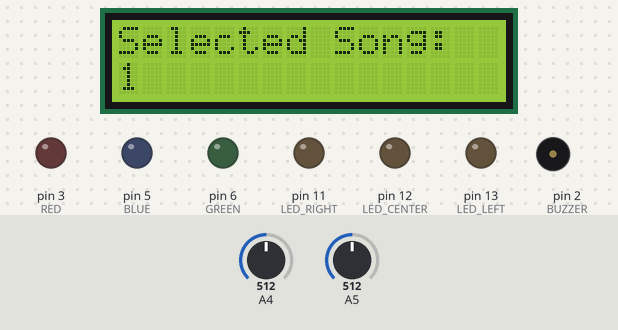
Bench run of a sketch on a simulated Arduino Uno, built with avr-gcc and run on an emulated ATmega328P. Shown: 16×2 character LCD, output pins drawn as LEDs (lit = HIGH), buzzer (waves = sounding). The inputs (shaded band) are chosen by the test bench; at power-on: A4 = 512, A5 = 512. Random numbers use the default seed unless the sketch sets one.

Above: at 2.1 s.
At 3.8 s:
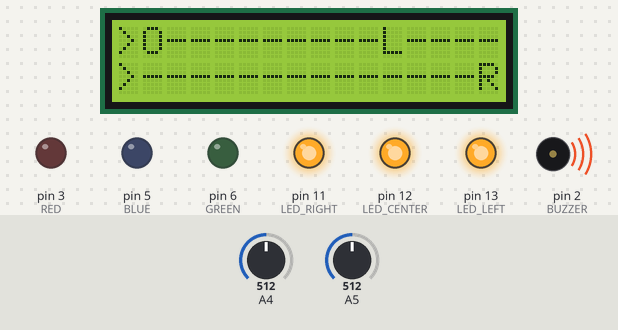
3.9 s: A4 set to 111
At 5.0 s:
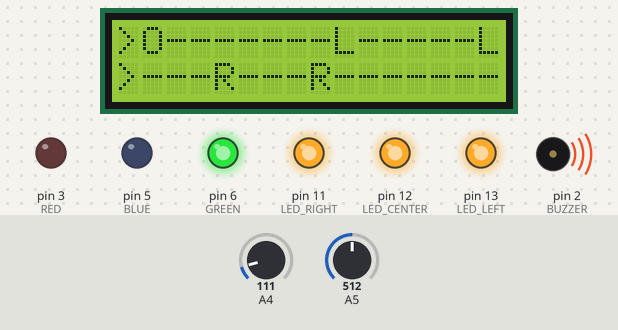
5.7 s: A4 set to 96
At 6.9 s:
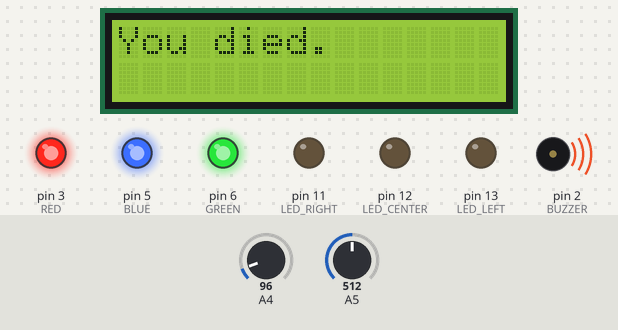
7.5 s: A4 set to 0
Timing chart, 0 to 10.5 s (numbered marks = the images above; inputs shaded):
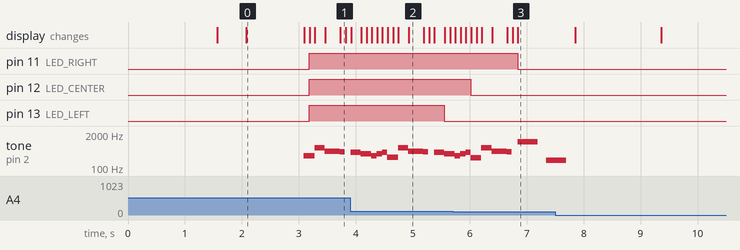

Measured:
- the behaviour switches between 101 and 100 on A4 (found by bisection; images 2 and 3)
- after the input at 5.7 s, pin 5 (BLUE): LOW → HIGH after 0.14 s
- what the display in image 0 shows lasts 1.0 s, from 2.1 s to 3.1 s

The sketch:

taiko.ino
```cpp
#include <LiquidCrystal.h>
// Pin numbers
const int LCD_RS = 4;
const int LCD_EN = 0;
const int LCD_D4 = 10;
const int LCD_D5 = 9;
const int LCD_D6 = 8;
const int LCD_D7 = 7;
const int BUZZER = 2;
const int FORCE_LEFT = A5;
const int FORCE_RIGHT = A4;
const int LED_LEFT = 13;
const int LED_CENTER = 12;
const int LED_RIGHT = 11;
const int BLUE = 5;
const int RED = 3;
const int GREEN = 6;

// Game variables
int lives = 3;
int score = 0;
float tempos[] = {0.7, 0.52, 0.47};
float tempo_delay = 1.0;

// Initialize
LiquidCrystal lcd(LCD_RS, LCD_EN, LCD_D4, LCD_D5, LCD_D6, LCD_D7);
const int LCD_COLS = 16;
const int LCD_ROWS = 2;

void start_screen()
{
  lcd.clear();
  lcd.print("Taiko 1 line");
  lcd.setCursor(0, 1);
  lcd.print("Display only");
  delay(1500);
  lcd.clear();
}

void setup()
{
  // put your setup code here, to run once:
  lcd.begin(LCD_COLS, LCD_ROWS);
  pinMode(BUZZER, OUTPUT);
  pinMode(LED_LEFT, OUTPUT);
  pinMode(LED_CENTER, OUTPUT);
  pinMode(LED_RIGHT, OUTPUT);
  pinMode(RED, OUTPUT);
  pinMode(BLUE,OUTPUT);
  pinMode(GREEN,OUTPUT);
  start_screen();
  // Serial.begin(9600);
  main_loop();
}

int melody1[] = {
  294, 294, 587, 440, 415, 0, 392, 349, 349, 294, 349, 392, 262, 262, 587, 440, 415, 0, 392, 349, 349, 294, 349, 392, 247, 247, 587, 440, 415, 0, 392, 349, 349, 294, 349, 392, 233, 233, 587, 440, 415, 0, 392, 349, 349, 294, 349, 392, 294, 294, 587, 440, 415, 0, 392, 349, 349, 294, 349, 392, 262, 262, 587, 440, 415, 0, 392, 349, 349, 294, 349, 392, 247, 247, 587, 440, 415, 0, 392, 349, 349, 294, 349, 392, 233, 233, 587, 440, 415, 0, 392, 349, 349, 294, 349, 392, 587, 587, 1175, 880, 831, 0, 784, 698, 698, 587, 698, 784, 523, 523, 1175, 880, 831, 0, 784, 698, 698, 587, 698, 784, 494, 494, 1175, 880, 831, 0, 784, 698, 698, 587, 698, 784, 466, 466, 1175, 880, 831, 0, 784, 698, 698, 587, 698, 784, 587, 587, 1175, 880, 831, 0, 784, 698, 698, 587, 698, 784, 523, 523, 1175, 880, 831, 0, 784, 698, 698, 587, 698, 784, 494, 494, 1175, 880, 831, 0, 784, 698, 698, 587, 698, 784, 466, 466, 1175
};

int durations1[] = {
  125, 125, 250, 375, 125, 125, 250, 125, 125, 125, 125, 125, 125, 125, 250, 375, 125, 125, 250, 125, 125, 125, 125, 125, 125, 125, 250, 375, 125, 125, 250, 125, 125, 125, 125, 125, 125, 125, 250, 375, 125, 125, 250, 125, 125, 125, 125, 125, 125, 125, 250, 375, 125, 125, 250, 125, 125, 125, 125, 125, 125, 125, 250, 375, 125, 125, 250, 125, 125, 125, 125, 125, 125, 125, 250, 375, 125, 125, 250, 125, 125, 125, 125, 125, 125, 125, 250, 375, 125, 125, 250, 125, 125, 125, 125, 125, 125, 125, 250, 375, 125, 125, 250, 125, 125, 125, 125, 125, 125, 125, 250, 375, 125, 125, 250, 125, 125, 125, 125, 125, 125, 125, 250, 375, 125, 125, 250, 125, 125, 125, 125, 125, 125, 125, 250, 375, 125, 125, 250, 125, 125, 125, 125, 125, 125, 125, 250, 375, 125, 125, 250, 125, 125, 125, 125, 125, 125, 125, 250, 375, 125, 125, 250, 125, 125, 125, 125, 125, 125, 125, 250, 375, 125, 125, 250, 125, 125, 125, 125, 125, 125, 125, 250
};

int melody2[] = {
  988, 659, 988, 988, 831, 659, 831, 831, 659, 659, 659, 659, 659, 659, 740, 988, 659, 988, 988, 831, 659, 831, 831, 659, 659, 659, 659, 659, 659, 740, 554, 554, 554, 554, 554, 494, 554, 494, 494, 554, 554, 554, 554, 415, 494, 494, 494, 494, 494, 494, 494, 494, 494, 415, 370, 370, 415, 494, 415, 554, 554, 554, 554, 554, 494, 554, 494, 494, 554, 554, 554, 622, 494, 554, 1109, 622, 1245, 494, 988, 494, 440, 330, 659, 330, 659, 370, 740, 622, 659, 0
};
int durations2[] = {
  500, 250, 250, 1000, 500, 250, 250, 1000, 750, 250, 1000, 750, 250, 250, 750, 500, 250, 250, 1000, 500, 250, 250, 1000, 750, 250, 1000, 750, 250, 250, 750, 250, 250, 250, 250, 500, 500, 250, 250, 250, 250, 250, 250, 250, 250, 250, 250, 250, 250, 500, 250, 250, 250, 250, 250, 250, 250, 250, 250, 250, 250, 250, 250, 250, 500, 500, 250, 250, 250, 250, 250, 500, 250, 250, 500, 500, 250, 250, 1000, 1000, 250, 500, 250, 250, 250, 250, 250, 250, 250, 250, 0
};


int melody3[] = {
  659, 659, 0, 659, 0, 523, 659, 784, 0, 392, 0, 523, 0, 392, 392, 0, 330, 0, 440, 494, 494, 466, 440, 392, 659, 784, 880, 698, 784, 0, 659, 523, 587, 494, 523, 0, 392, 392, 0, 330, 0, 440, 494, 494, 466, 440, 392, 659, 784, 880, 698, 784, 0, 659, 523, 587, 494, 0, 784, 740, 698, 622, 659, 0, 415, 440, 523, 0, 440, 523, 587, 0, 784, 740, 698, 622, 659, 0, 392, 1047, 392, 1047, 392, 1047, 0, 0, 784, 740, 698, 622, 659, 0, 415, 440, 523, 0, 440, 523, 587, 0, 622, 0, 587, 523, 0, 0, 0, 784, 740, 698, 622, 659, 0, 415, 440, 523, 0, 440, 523, 587, 0, 784, 740, 698, 622, 659, 0, 392, 1047, 392, 1047, 392, 1047, 0, 0, 784, 740, 698, 622, 659, 0, 415, 440, 523, 0, 440, 523, 587, 0, 622
};
int durations3[] = {
  249, 249, 249, 249, 249, 249, 498, 498, 498, 498, 498, 498, 249, 249, 249, 249, 498, 249, 498, 249, 249, 249, 498, 332, 332, 332, 498, 249, 249, 249, 498, 249, 249, 747, 498, 249, 249, 249, 249, 498, 249, 498, 249, 249, 249, 498, 332, 332, 332, 498, 249, 249, 249, 498, 249, 249, 747, 498, 249, 249, 249, 498, 249, 249, 249, 249, 249, 249, 249, 249, 249, 498, 249, 249, 249, 498, 249, 249, 498, 498, 249, 249, 498, 498, 498, 498, 249, 249, 249, 498, 249, 249, 249, 249, 249, 249, 249, 249, 249, 498, 498, 249, 747, 498, 498, 996, 498, 249, 249, 249, 498, 249, 249, 249, 249, 249, 249, 249, 249, 249, 498, 249, 249, 249, 498, 249, 249, 498, 498, 249, 249, 498, 498, 498, 498, 249, 249, 249, 498, 249, 249, 249, 249, 249, 249, 249, 249, 249, 498, 498
};

int song_choice = 0;

char top_sequence[15];
char bottom_sequence[15];
int left_force = analogRead(A4);
int right_force = analogRead(A5);

void turn_lights()
{
if (lives == 3)
{
digitalWrite(LED_LEFT,HIGH);
digitalWrite(LED_CENTER,HIGH);
digitalWrite(LED_RIGHT,HIGH);
}
else if (lives == 2)
{
digitalWrite(LED_LEFT,LOW);
digitalWrite(LED_CENTER,HIGH);
digitalWrite(LED_RIGHT,HIGH);
}
else if (lives == 1)
{
digitalWrite(LED_LEFT,LOW);
digitalWrite(LED_CENTER,LOW);
digitalWrite(LED_RIGHT,HIGH);
}
else
{
digitalWrite(LED_LEFT,LOW);
digitalWrite(LED_CENTER,LOW);
digitalWrite(LED_RIGHT,LOW);
}
}

void gameloop(int melody[], int durations[], int size)
{
  score = 0;
  for (int i = 0; i < 15; i++)
  {
    top_sequence[i] = '-';
    bottom_sequence[i] = '-';
  }
  lcd.setCursor(0, 0);
  lcd.print(">");
  lcd.print(top_sequence);
  lcd.setCursor(0, 1);
  lcd.print(">");
  lcd.print(bottom_sequence);

  bool need_click = false;

  for (int thisNote = 0; thisNote < size; thisNote++) {
  {
    tone(BUZZER, melody[thisNote], durations[thisNote] * .7);
    char next_note;
    int random_choice = random(0, 100);
    int count = 0;
    for (int i = 0; i < 14; i++)
    {
      top_sequence[i] = top_sequence[i + 1];
      bottom_sequence[i] = bottom_sequence[i + 1];
    }
    if (random_choice <= 15 && top_sequence[13] == '-' && size - thisNote > 15)
    {
      top_sequence[14] = 'L';
      bottom_sequence[14] = '-';
    }
    else if (random_choice <= 30 && bottom_sequence[13] == '-' && size - thisNote > 15)
    {
      top_sequence[14] = '-';
      bottom_sequence[14] = 'R';
    }
    else
    {
      top_sequence[14] = '-';
      bottom_sequence[14] = '-';
    }

    lcd.setCursor(1, 0);
    lcd.print(top_sequence);

    lcd.setCursor(1, 1);
    lcd.print(bottom_sequence);

    if (top_sequence[0] == 'L' || bottom_sequence[0] == 'R')
    {
      need_click = true;
    }

    while (count < durations[thisNote] * tempos[song_choice - 1] * tempo_delay) // 2pi LOL
    {
      left_force = analogRead(A4);
      right_force = analogRead(A5);
      if (left_force > 100)
      {
        tempo_delay = 0.65;
        lcd.setCursor(1, 0);
        lcd.print("O");
        if (need_click && top_sequence[0] == 'L')
        {
          score++;
          analogWrite(GREEN, 255);
          need_click = false;
        }
      }
      else if (right_force > 100)
      {
        tempo_delay = 0.65;
        lcd.setCursor(1, 1);
        lcd.print("O");
        if (need_click && bottom_sequence[0] == 'R')
        {
          analogWrite(BLUE, 255);
          score++;
          need_click = false;
        }
      }
      else {
        tempo_delay = 1.0;
        analogWrite(GREEN, 0);
        analogWrite(BLUE, 0);
        analogWrite(RED, 0);
      }
      count++;
      delay(1);
    }
    if (need_click == true)
    {
      analogWrite(RED, 255);
      score--;
      lives--;
      need_click = false;
    }
  }
  turn_lights();
    noTone(BUZZER);
  if (lives == 0)
  {
    lcd.clear();
    lcd.setCursor(0, 0);
    lcd.print("You died.");
    tone(BUZZER, 1000, 350);
    delay(500);
    tone(BUZZER, 200, 350);
    delay(500);
    lcd.clear();
    return;
  }
  }
  lcd.clear();
  lcd.setCursor(0, 0);
  lcd.print("    YOU WIN!    ");
  delay(1000);
  lcd.clear();
}

void song_select()
{
  int songDisplayed = 0;
  delay(500);
  left_force = 0;
  right_force = 0;
  while(left_force + right_force == 0)
  {
    songDisplayed = (songDisplayed == 3) ? 1 : songDisplayed += 1;
    int count = 0;
    lcd.setCursor(0, 0);
    lcd.print("Press button for");
    lcd.setCursor(0, 1);
    lcd.print("Music ");
    lcd.print(songDisplayed);
    while (count < 1000)
    {
      left_force = analogRead(A5);
      right_force = analogRead(A4);
      if (right_force + left_force > 0)
      {
        break;
      }
      count++;
      delay(1);
    }
    lcd.clear();
  }
  song_choice = songDisplayed;
  lcd.clear();
}

bool continue_check()
{
  lcd.clear();
  lcd.setCursor(0, 0);
  lcd.print("   Score: ");
  lcd.print(score);
  delay(1500);
  int time_left = 10;
  int count = 0;
  song_choice = 0;
  while (time_left > 0)
  {
    left_force = analogRead(A4);
    right_force = analogRead(A5);
    lcd.clear();
    lcd.setCursor(0, 0);
    lcd.print("Continue (L)");
    lcd.setCursor(0, 1);
    lcd.print("End (R)     ");
    lcd.print(time_left);
    while (count < 1000)
    {
      left_force = analogRead(A4);
      right_force = analogRead(A5);
      if (left_force > 0)
      {
        lcd.clear();
        return true;
      }
      else if (right_force > 0)
      {
        lcd.clear();
        return false;
      }
      count++;
      delay(1);
    }
    time_left--;
    count = 0;
  }
  lcd.clear();
  return false;
}

void main_loop()
{
  while(true)
  {
    song_select();
    lcd.setCursor(0, 0);
    lcd.print("Selected Song:");
    lcd.setCursor(0, 1);
    lcd.print(song_choice);
    delay(1000);
    lcd.clear();
    if (song_choice == 1)
    {
      gameloop(melody1, durations1, sizeof(melody1) / sizeof(int));
    }
    else if (song_choice == 2)
    {
      gameloop(melody2, durations2, sizeof(melody2) / sizeof(int));
    }
    else {
      gameloop(melody3, durations3, sizeof(melody3) / sizeof(int));
    }
    if (lives == 0 && continue_check()) {
      lives = 3;
      continue;
    }
    else if (lives > 0 && continue_check()) {
      lcd.clear();
      lives = 3;
      continue;
    }
    else {
      lcd.clear();
      break;
    }
  }
}

void loop()
{

}
```
